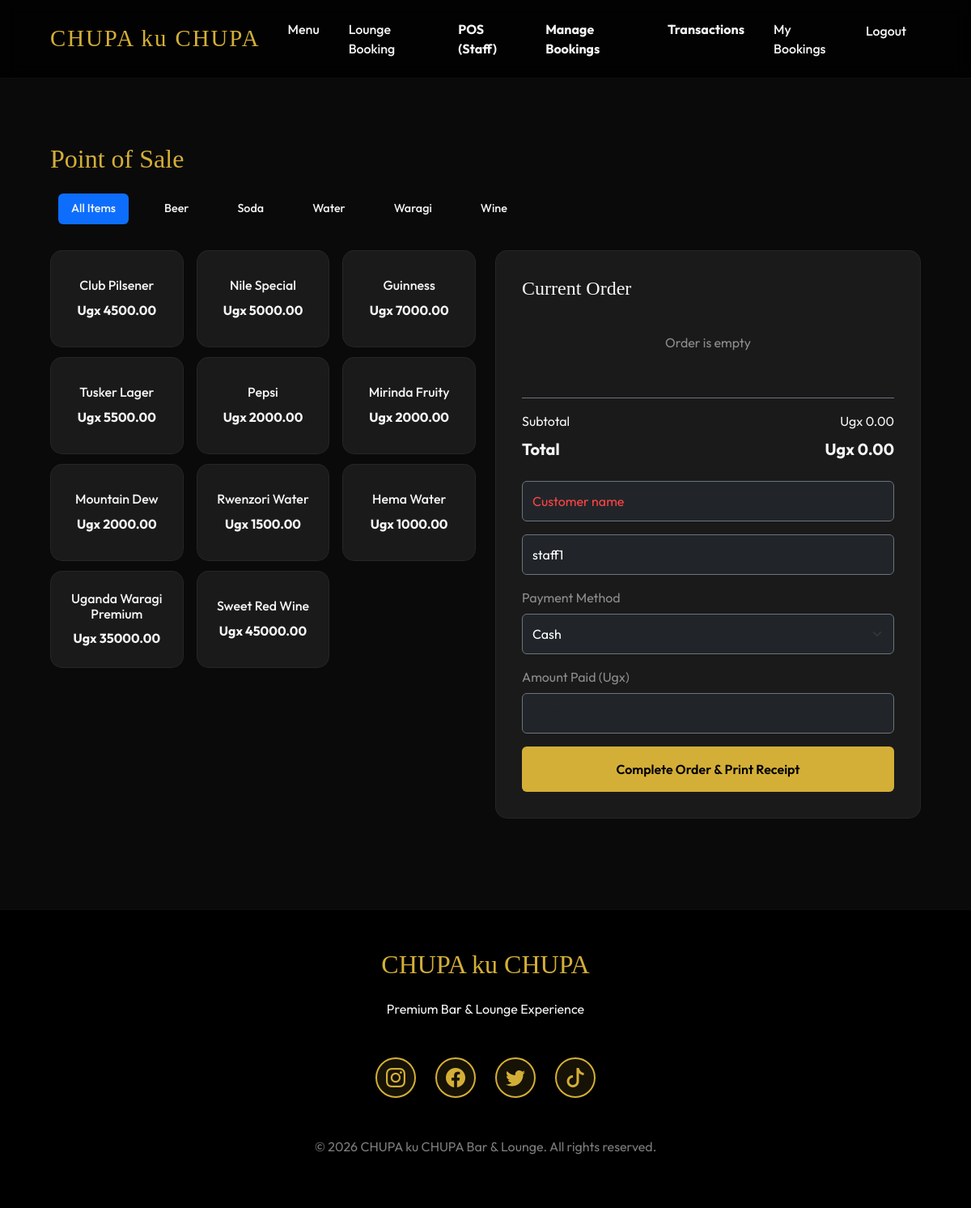
The page /orders/pos/ (signed in) on the database its author committed.
### products/models.py (models this page shows, shortened)
class Category(models.Model):
    name = models.CharField(max_length=100)
    description = models.TextField(blank=True, null=True)

class Product(models.Model):
    name = models.CharField(max_length=200)
    category = models.ForeignKey(Category, related_name='products', on_delete=models.CASCADE)
    description = models.TextField()
    price = models.DecimalField(max_digits=10, decimal_places=2)
    stock_quantity = models.PositiveIntegerField(default=0)
    image = models.ImageField(upload_to='products/', blank=True, null=True)
    is_active = models.BooleanField(default=True)

### accounts/models.py (models this page shows, shortened)
class CustomUser(AbstractUser):
    MANAGER = 'MANAGER'
    STAFF = 'STAFF'
    CUSTOMER = 'CUSTOMER'
    ROLE_CHOICES = [
        (MANAGER, 'Manager'),
        (STAFF, 'Staff'),
        (CUSTOMER, 'Customer'),
    ]
    role = models.CharField(max_length=10, choices=ROLE_CHOICES, default=CUSTOMER)
    phone = models.CharField(max_length=15, blank=True, null=True)
    address = models.TextField(blank=True, null=True)

### orders/views.py (the view)
# urls.py: path('pos/', views.POSView.as_view(), name='pos'),
class POSView(LoginRequiredMixin, StaffOnlyRequiredMixin, TemplateView):
    template_name = 'orders/pos.html'
    def get_context_data(self, **kwargs):
        context = super().get_context_data(**kwargs)
        context['categories'] = Category.objects.all()
        context['products'] = Product.objects.filter(is_active=True)
        return context

### orders/views.py (called while the page is built)
    def test_func(self):
        return self.request.user.role == 'STAFF'

### templates/orders/pos.html (shortened to what this page needs)
{% extends 'base.html' %}
{% block content %}
<div class="animate-fade">
    <h2 class="mb-4">Point of Sale</h2>
    <ul class="nav nav-pills mb-4 flex-nowrap overflow-auto pb-2" id="categoryTabs" style="white-space: nowrap;">
        <li class="nav-item">
            <button class="nav-link active btn-outline-gold" data-category="all">All Items</button>
        </li>
        {% for category in categories %}
            <li class="nav-item">
                <button class="nav-link btn-outline-gold" data-category="{{ category.id }}">{{ category.name }}</button>
            </li>
        {% endfor %}
    </ul>
    <div class="pos-container">
        <div class="pos-products">
            <div class="row row-cols-2 row-cols-sm-3 g-3" id="productGrid">
                {% for product in products %}
                    <div class="col product-item" data-category="{{ product.category.id }}">
                        <div class="glass-card p-3 text-center h-100" style="cursor: pointer;"
                             onclick="addToCart({{ product.id }}, '{{ product.name }}', {{ product.price }})">
                            <h4 class="h6 mb-2">{{ product.name }}</h4>
                            <span class="text-gold fw-bold">Ugx {{ product.price }}</span>
                        </div>
                    </div>
                {% endfor %}
            </div>
        </div>
        <div class="pos-cart">
            <div class="glass-card">
            <h3 class="h4 mb-4">Current Order</h3>
                <div id="cartItems" class="mb-4">
                    <p class="text-white-50 text-center py-3" id="emptyCartMsg">Order is empty</p>
                </div>
                <div class="border-top border-secondary pt-3">
                    <div class="d-flex justify-content-between mb-2">
                        <span>Subtotal</span>
                        <span id="subtotal">Ugx 0.00</span>
                    </div>
                    <div class="d-flex justify-content-between mb-4 fs-5 fw-bold">
                        <span>Total</span>
                        <span id="total" class="text-gold">Ugx 0.00</span>
                    </div>
                    <div class="mb-3">
                        <input type="text" id="customerName" class="form-control bg-dark text-white border-secondary customer-name-input" placeholder="Customer name" required>
                    </div>
                    <div class="mb-3">
                        <input type="text" id="staffName" class="form-control bg-dark text-white border-secondary" placeholder="Staff name (optional)" value="{{ user.username }}">
                    </div>
                    <div class="mb-3">
                        <label class="form-label small text-white-50">Payment Method</label>
                        <select id="paymentMethod" class="form-select bg-dark text-white border-secondary">
                            <option value="CASH">Cash</option>
                        </select>
                    </div>
                    <div class="mb-3">
                        <label class="form-label small text-white-50">Amount Paid (Ugx)</label>
                        <input type="number" id="amountPaid" class="form-control bg-dark text-white border-secondary" placeholder="0.00">
                    </div>
                    <button class="btn btn-gold w-100 py-3" onclick="processOrder()">Complete Order & Print Receipt</button>
                </div>
{% endblock %}

### templates/base.html (style rules this page uses)
:root { --primary-gold: #D4AF37; --dark-bg: #0A0A0A; --card-bg: #1A1A1A; --glass-bg: rgba(255, 255, 255, 0.05); --text-light: #F5F5F5; }
body { background-color: var(--dark-bg); color: var(--text-light); font-family: 'Outfit', sans-serif; overflow-x: hidden; }
h1, h2, h3, .navbar-brand { font-family: 'Playfair Display', serif; color: var(--primary-gold); }
.btn-gold { background-color: var(--primary-gold); color: black; font-weight: 600; border: none; transition: all 0.3s ease; }
.glass-card { background: var(--card-bg); border: 1px solid var(--glass-bg); border-radius: 15px; padding: 2rem; transition: transform 0.3s ease; }
.nav-link { color: var(--text-light) !important; margin: 0 10px; font-weight: 500; }
.animate-fade { animation: fadeIn 0.8s ease forwards; }
.btn { min-height: 44px; min-width: 44px; display: flex; align-items: center; justify-content: center; font-size: 1rem; }
.form-control, .form-select { min-height: 48px; font-size: 16px; padding: 0.75rem; }
.form-label { margin-bottom: 0.5rem; font-size: 1rem; }
.row { margin-right: -0.5rem; margin-left: -0.5rem; }
.col { padding-right: 0.5rem; padding-left: 0.5rem; }

### templates/orders/pos.html (style rules this page uses)
.customer-name-input::placeholder { color: #ff4444 !important; opacity: 1; }
.pos-container { display: grid; grid-template-columns: 1fr; gap: 1.5rem; }
.pos-products { order: 1; }
.pos-cart { order: 2; top: auto; }
@media (min-width: 768px) { .pos-container { grid-template-columns: 1fr 1fr; } }
@media (min-width: 768px) { .pos-products { order: 1; } }
@media (min-width: 768px) { .pos-cart { position: sticky; top: 120px; height: fit-content; } }
#categoryTabs { gap: 0.5rem; }
#categoryTabs .nav-link { white-space: nowrap; font-size: 0.9rem; padding: 0.5rem 1rem; }
#productGrid { --bs-gutter-x: 0.75rem; --bs-gutter-y: 0.75rem; }
#productGrid .glass-card { min-height: 120px; display: flex; flex-direction: column; justify-content: center; }
#cartItems { max-height: 350px; overflow-y: auto; scrollbar-width: thin; }
.pos-cart input, .pos-cart select { margin-bottom: 0.75rem; }

### rows shown on the page
Category: name "Beer"
Category: name "Soda"
Category: name "Water"
Category: name "Waragi"
Category: name "Wine"
Product: name "Club Pilsener", price "4500.00"
Product: name "Nile Special", price "5000.00"
Product: name "Guinness", price "7000.00"
Product: name "Tusker Lager", price "5500.00"
Product: name "Pepsi", price "2000.00"
Product: name "Mirinda Fruity", price "2000.00"
Product: name "Mountain Dew", price "2000.00"
Product: name "Rwenzori Water", price "1500.00"
Product: name "Hema Water", price "1000.00"
Product: name "Uganda Waragi Premium", price "35000.00"
Product: name "Sweet Red Wine", price "45000.00"
CustomUser: username "staff1"
